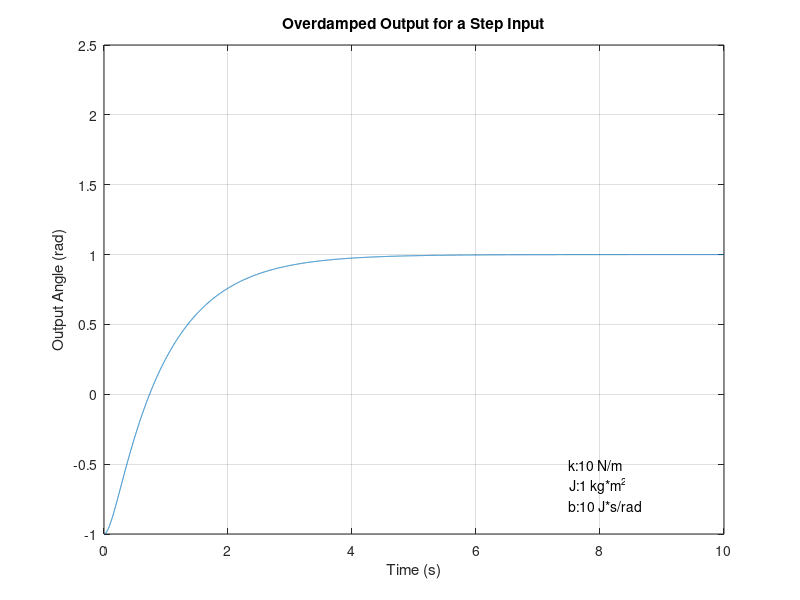

This chart was generated by the following MATLAB code:
function prob1b
%% Simulating a spring mass damper system using ODE45
u = 1; %u is a unit step function
k = 10; %N/m
J = 1; %kg*m^2
b = 10; %J*s/rad
%timeframe
ti = 0; %s, initial time
tf = 10; %s, end time
tint = ti:.001:tf; %time interval

%initial conditions
thetaoi = -1;
thetaodi = 0;
y0 = [thetaoi thetaodi]; %these are switched for ode23

[t,theta] = ode45( @state,tint,y0);

function [thetaod] = state(t,x)
x1d = x(2);
x2d = k/J*1-k/J*x(1)-b/J*x(2);

thetaod = [x1d; x2d];
end
%plotting the results
damper = num2str(b); %making a string out of the damper value
massmo = num2str(J);
springcon = num2str(k);
txt1 = strcat('b: ',damper,' J*s/rad');
txt2 = strcat('J: ',massmo,' kg*m^2');
txt3 = strcat('k: ',springcon,' N/m');

figure(2)
plot(tint,theta(:,1))
title('Overdamped Output for a Step Input')
xlabel('Time (s)')
ylabel('Output Angle (rad)')
xmin = ti;
xmax = tf;
ymin = -1;
ymax = 2.5;
axis ([xmin xmax ymin ymax])
text(.75*xmax,.8*ymin,txt1)
text(.75*xmax,.65*ymin,txt2)
text(.75*xmax,.5*ymin,txt3)
grid on
end